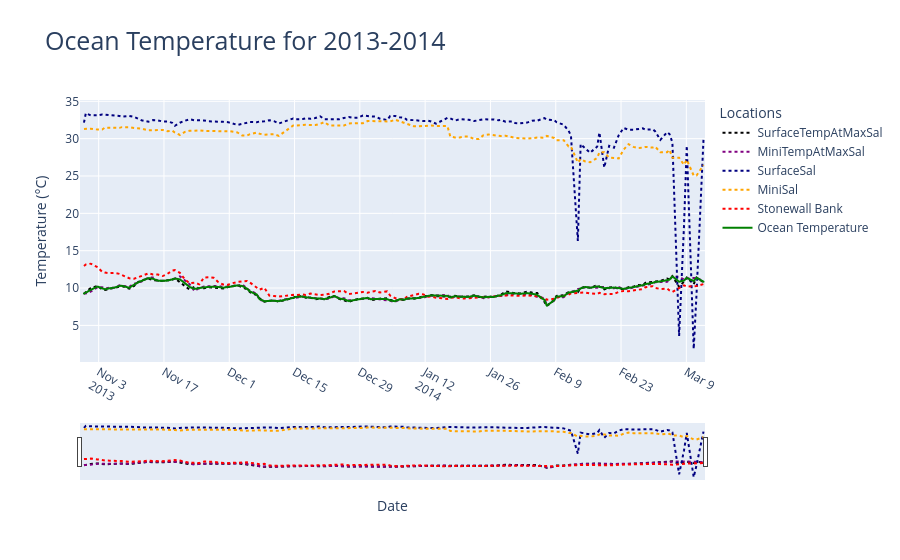
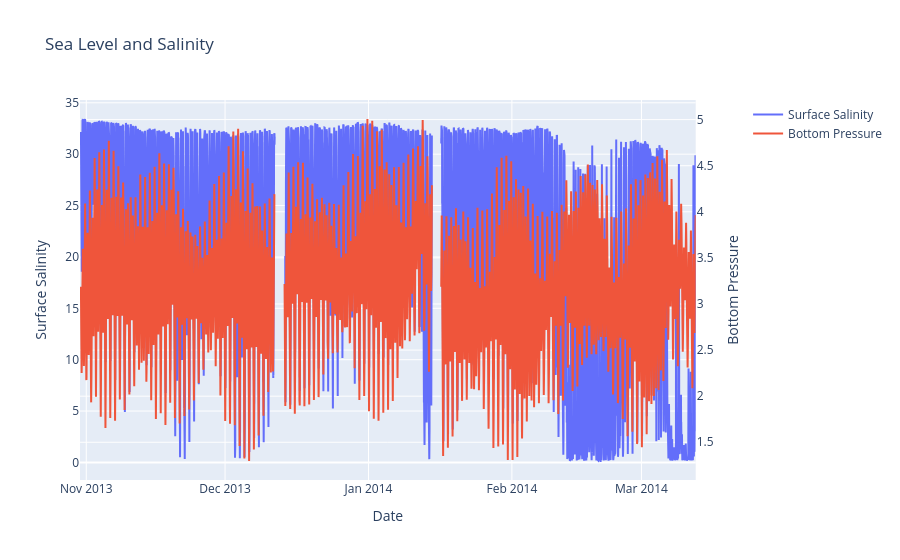

The cell these charts' notebook holds for them, in order:
### Code cell
import pandas as pd
import scipy.io as sio
from scipy import signal
from scipy import stats
import numpy as np
import datetime
import plotly.express as px
from plotly.subplots import make_subplots
import plotly.graph_objects as go
import re

downRiverDF = pd.read_csv('downriver_2013_2014_processed.csv', parse_dates = ['DN'])
correlation = signal.correlate(downRiverDF["BottomPressure"].ffill().bfill().to_numpy(), downRiverDF["SurfaceSalCorrected"].ffill().bfill().to_numpy(), mode="full")
lags = signal.correlation_lags(downRiverDF["BottomPressure"].ffill().bfill().to_numpy().size, downRiverDF["SurfaceSalCorrected"].ffill().bfill().to_numpy().size, mode="full") 
lag = lags[np.argmax(correlation)]
res = stats.pearsonr(downRiverDF["BottomPressure"].ffill().bfill().to_numpy(), downRiverDF["SurfaceSalCorrected"].ffill().bfill().to_numpy())



minilanderDF = pd.read_csv('minilander_2013_2014_processed.csv', parse_dates = ['DN'])

# USING SURFACE SALINITY DUE TO POOR BOTTOM SALNITY DATA

#create day DN to separate out data values by day instead of 5 min intervals
downRiverDF['dayDN'] = downRiverDF['DN'].dt.floor('D')
minilanderDF['dayDN'] = minilanderDF['DN'].dt.floor('D')
#takes highest sal values by day and collects idx, then converts floats to integers
idxMaxDownArray = downRiverDF.groupby("dayDN")["SurfaceSalCorrected"].idxmax().ffill().astype('Int64').to_numpy()
idxMaxMiniArray = minilanderDF.groupby("dayDN")["Salinity"].idxmax().ffill().bfill().astype('Int64').to_numpy()

#filter data frame from NAN duplicates created in previous step
salToTempDownDF = downRiverDF.loc[idxMaxDownArray].drop_duplicates()
salToTempMiniDF = minilanderDF.loc[idxMaxMiniArray].drop_duplicates()

#trying to combine so that both arrays are same length
combinedDF = pd.merge_asof(salToTempDownDF, salToTempMiniDF, on = 'DN')[["DN", "SurfaceTemp", "Temperature", "SurfaceSalCorrected", "Salinity"]]
maxDN = combinedDF["DN"].max()
# adding empty columns to allow for concat to work
salToTempMiniDF["SurfaceTemp"] = np.nan
salToTempMiniDF["SurfaceSalCorrected"] = np.nan
#combining tail of minilander data to other data
combinedDF = pd.concat([combinedDF, salToTempMiniDF.loc[salToTempMiniDF['DN']>maxDN][["DN", "SurfaceTemp", "Temperature", "SurfaceSalCorrected", "Salinity"]]])

#STONEWALL BANK OCEAN TEMPERATURE
stonewallDF = pd.concat([pd.read_csv('2013_2014_stonewallbank.csv'), pd.read_csv('2014_stonewall.csv')])
# format time series
stonewallDF["dayDN"] = (pd.to_datetime(stonewallDF['YY'].astype(str) + '/' + stonewallDF['MM'].astype(str) + '/' + stonewallDF['DD'].astype(str) + '/' , format='mixed'))
# isolate and group by average value for that day
dailyStonewallDF = stonewallDF.groupby("dayDN").agg(dailyAverage = ("WTMP", "mean")).reset_index()
# get the time series to be the same size
combinedDF = pd.merge_asof(combinedDF, dailyStonewallDF, left_on = "DN", right_on = "dayDN")
#combinedDF['AvgEstimatedTemp'] = (combinedDF["SurfaceTemp"].ffill().bfill() + combinedDF["Temperature"].ffill().bfill() + combinedDF["dailyAverage"].ffill().bfill())/3.0
#combinedDF['oceanSalEstimate'] = (combinedDF["SurfaceSalCorrected"].ffill().bfill() + combinedDF["Salinity"].ffill().bfill())/2.0

for index, row in combinedDF.iterrows():
    dataPoints = 0
    counTER = 0
    if not np.isnan(row["SurfaceSalCorrected"]):
        dataPoints += row["SurfaceSalCorrected"]
        counTER += 1
    if not np.isnan(row["Salinity"]):
        dataPoints += row["Salinity"]
        counTER += 1 
    if counTER > 0:
        dataPoints = dataPoints/counTER
        combinedDF.loc[index, "oceanSalEstimate"] = dataPoints



for index, row in combinedDF.iterrows():
    dataPoint = 0
    countER = 0
    if not np.isnan(row["SurfaceTemp"]):
        dataPoint += row["SurfaceTemp"]
        countER += 1
    if not np.isnan(row["Temperature"]):
        dataPoint += row["Temperature"]
        countER += 1    
    '''if not np.isnan(row["dailyAverage"]):
        dataPoint += row["dailyAverage"]
        countER += 1'''
    if countER > 0:
        dataPoint = dataPoint/countER
        combinedDF.loc[index, "AvgEstimatedTemp"] = dataPoint



#plot ocean temperature
tempFigLabels = ['SurfaceTempAtMaxSal', 'MiniTempAtMaxSal', 'SurfaceSal', 'MiniSal', 'Stonewall Bank']
tempfig = px.line(x = combinedDF['DN'], y = [combinedDF["SurfaceTemp"], combinedDF["Temperature"], combinedDF['SurfaceSalCorrected'], combinedDF['Salinity'], combinedDF["dailyAverage"]] , color_discrete_sequence= ["black", "purple", "navy","orange", "red"], title = "Temperature/Salinity")
combinedDF.to_csv('ocean_temperature13_14.csv', index=False)
tempfig.update_traces(patch={"line": {"dash": "dot"}})
tempfig.add_scattergl(x= combinedDF['DN'], y = combinedDF["AvgEstimatedTemp"], line={'color': 'green', 'width' : 2}, name = "Ocean Temperature")
for idx in range(len(tempFigLabels)):
    tempfig.data[idx].name = tempFigLabels[idx]
    tempfig.data[idx].hovertemplate = 'variable=' + tempFigLabels[idx] + '<br>x=%{x}<br>value=%{y}<extra></extra>'
    tempfig.data[idx].legendgroup = tempFigLabels[idx]
tempfig.update_layout(xaxis_title="Date", yaxis_title="Temperature (°C)", legend_title="Locations")
tempfig.update_layout(title=dict(text= "Ocean Temperature for 2013-2014", font=dict(size=25)))
tempfig.update_xaxes(tickangle=30)
tempfig.update_xaxes(rangeslider_visible=True)
tempfig.update_xaxes(range = [pd.Timestamp('2013-10-30'),pd.Timestamp('2014-03-13')])
tempfig.show() 

#bottom pressure and surface salinity combined plot 
fig = make_subplots(specs=[[{"secondary_y": True}]])
fig.add_trace(go.Scatter(x=downRiverDF['DN'], y= downRiverDF['SurfaceSalCorrected'], name="Surface Salinity"),secondary_y=False,)
fig.add_trace(go.Scatter(x=downRiverDF['DN'], y=downRiverDF['BottomPressure'], name="Bottom Pressure"),secondary_y=True,)
fig.update_layout(title_text="Sea Level and Salinity")
fig.update_xaxes(title_text="Date")
fig.update_yaxes(title_text="Surface Salinity", secondary_y=False)
fig.update_yaxes(title_text="Bottom Pressure", secondary_y=True)
fig.show()

### Figure 1 — Plotly figure (JSON) as saved in the notebook; plotly's stock layout.template omitted (floating-point values rounded to 4 significant figures; data arrays with more than 128 entries replaced by an {"elided": "..."} marker saying what was removed)
{"data": [{"hovertemplate": "variable=SurfaceTempAtMaxSal<br>x=%{x}<br>value=%{y}<extra></extra>", "legendgroup": "SurfaceTempAtMaxSal", "line": {"color": "black", "dash": "dot"}, "marker": {"symbol": "circle"}, "mode": "lines", "name": "SurfaceTempAtMaxSal", "orientation": "v", "showlegend": true, "type": "scatter", "x": {"elided": "131 str values"}, "xaxis": "x", "y": {"elided": "131 float values"}, "yaxis": "y"}, {"hovertemplate": "variable=MiniTempAtMaxSal<br>x=%{x}<br>value=%{y}<extra></extra>", "legendgroup": "MiniTempAtMaxSal", "line": {"color": "purple", "dash": "dot"}, "marker": {"symbol": "circle"}, "mode": "lines", "name": "MiniTempAtMaxSal", "orientation": "v", "showlegend": true, "type": "scatter", "x": {"elided": "131 str values"}, "xaxis": "x", "y": {"elided": "131 float values"}, "yaxis": "y"}, {"hovertemplate": "variable=SurfaceSal<br>x=%{x}<br>value=%{y}<extra></extra>", "legendgroup": "SurfaceSal", "line": {"color": "navy", "dash": "dot"}, "marker": {"symbol": "circle"}, "mode": "lines", "name": "SurfaceSal", "orientation": "v", "showlegend": true, "type": "scatter", "x": {"elided": "131 str values"}, "xaxis": "x", "y": {"elided": "131 float values"}, "yaxis": "y"}, {"hovertemplate": "variable=MiniSal<br>x=%{x}<br>value=%{y}<extra></extra>", "legendgroup": "MiniSal", "line": {"color": "orange", "dash": "dot"}, "marker": {"symbol": "circle"}, "mode": "lines", "name": "MiniSal", "orientation": "v", "showlegend": true, "type": "scatter", "x": {"elided": "131 str values"}, "xaxis": "x", "y": {"elided": "131 float values"}, "yaxis": "y"}, {"hovertemplate": "variable=Stonewall Bank<br>x=%{x}<br>value=%{y}<extra></extra>", "legendgroup": "Stonewall Bank", "line": {"color": "red", "dash": "dot"}, "marker": {"symbol": "circle"}, "mode": "lines", "name": "Stonewall Bank", "orientation": "v", "showlegend": true, "type": "scatter", "x": {"elided": "131 str values"}, "xaxis": "x", "y": {"elided": "131 float values"}, "yaxis": "y"}, {"line": {"color": "green", "width": 2}, "name": "Ocean Temperature", "type": "scattergl", "x": {"elided": "131 str values"}, "y": {"elided": "131 float values"}}], "layout": {"legend": {"title": {"text": "Locations"}, "tracegroupgap": 0}, "title": {"font": {"size": 25}, "text": "Ocean Temperature for 2013-2014"}, "xaxis": {"anchor": "y", "domain": [0, 1], "range": ["2013-10-30T00:00:00", "2014-03-13T00:00:00"], "rangeslider": {"visible": true}, "tickangle": 30, "title": {"text": "Date"}}, "yaxis": {"anchor": "x", "domain": [0, 1], "title": {"text": "Temperature (°C)"}}}}

### Figure 2 — Plotly figure (JSON) as saved in the notebook; plotly's stock layout.template omitted (floating-point values rounded to 4 significant figures; data arrays with more than 128 entries replaced by an {"elided": "..."} marker saying what was removed)
{"data": [{"name": "Surface Salinity", "type": "scatter", "x": {"elided": "38329 str values"}, "xaxis": "x", "y": {"elided": "38329 float values"}, "yaxis": "y"}, {"name": "Bottom Pressure", "type": "scatter", "x": {"elided": "38329 str values"}, "xaxis": "x", "y": {"elided": "38329 float values"}, "yaxis": "y2"}], "layout": {"title": {"text": "Sea Level and Salinity"}, "xaxis": {"anchor": "y", "domain": [0, 0.94], "title": {"text": "Date"}}, "yaxis": {"anchor": "x", "domain": [0, 1], "title": {"text": "Surface Salinity"}}, "yaxis2": {"anchor": "x", "overlaying": "y", "side": "right", "title": {"text": "Bottom Pressure"}}}}
